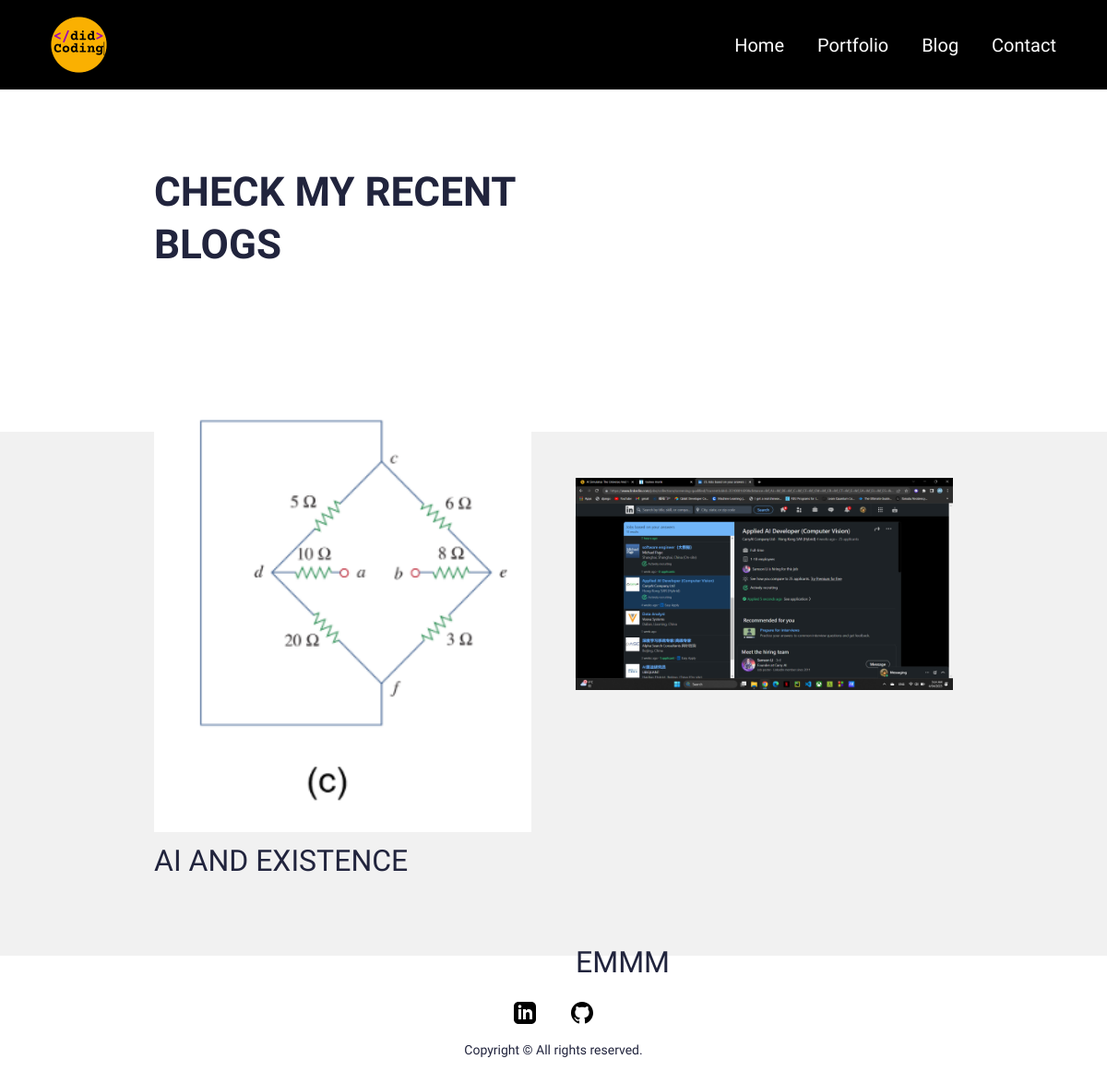
Screenshot of /blog/ with the database file from the repository.
### main/models.py (models this page shows, shortened)
class Blog(models.Model):
    class Meta:
        verbose_name_plural = 'Blog Profiles'
        verbose_name = 'Blog'
        ordering = ["timestamp"]
    timestamp = models.DateTimeField(auto_now_add=True)
    author = models.CharField(max_length=200, blank=True, null=True)
    name = models.CharField(max_length=200, blank=True, null=True)
    description = models.CharField(max_length=500, blank=True, null=True)
    body = RichTextField(blank=True, null=True)
    slug = models.SlugField(null=True, blank=True)
    image = models.ImageField(blank=True, null=True, upload_to="blog")
    is_active = models.BooleanField(default=True)

### main/views.py (the view)
# urls.py: path('blog/', views.blog, name="blog"),
def blog(request):
	blogs = Blog.objects.all()
	context = {
		'blogs':blogs,
		'title': "Blog"
	}
	return render(request, 'blog.html', context)

### main/templates/blog.html (shortened to what this page needs)
{% extends 'base.html' %}
{% load static %}
{% block content %}
<section>
  <div class="innerPageBannerCol">
    <div class="container">
      <div class="row g-4 g-md-3  align-items-center">
        <div class="col-md-6">
          <div class="bannerContent">
            <h1 class="xlTitle pb-md-3">CHECK MY RECENT BLOGS</h1>
          </div>
        </div>
      </div>
    </div>
  </div>
</section>
<section>
  <div class="lightBg">
    <div class="container">
      <div class="portfolioContentMain">
        <div class="row g-3 g-md-4 g-lg-5 portfolioRow">
          {% for blog in blogs %}
          <div class="col-md-6 pColMain">
            <div class="pCol">
              <a href="{% url 'blog_detail' blog.id %}" >
              <img src="{{blog.image.url}}" alt="..." class="pImg">
              </a>
            </div>
            <br>
            <br>
            <h2>{{blog.name}}</h2>
          </div>
          {% endfor %}
        </div>
      </div>
    </div>
  </div>
</section>
{%endblock%}

### static/css/style.css (style rules this page uses)
:root { --primaryColor: #9C07B6; --primaryDarkColor: #3D0048; --primaryHoverColor: #900AA8; --secondaryColor: #F9B000; --baseColor: #21243D; --baseFont: 'Heebo', sans-serif; --titleFont: 'Courier Prime', monospace; --regular: 400; --medium: 500; --bold: 700; --black: 900; --lightBg: #F1F1F1; }
html { scroll-behavior: smooth; }
body { font-family: var(--baseFont); color: var(--baseColor); line-height: normal; }
img { max-width: 100%; }
a { color: inherit; }
a, .btn { -webkit-transition: all 300ms ease-in-out 0s; -o-transition: all 300ms ease-in-out 0s; transition: all 300ms ease-in-out 0s; text-decoration: none; }
.lightBg { background-color: var(--lightBg); }
.xlTitle { font-size: 44px; line-height: 1.3; font-weight: var(--bold); font-family: var(--titleFont) }
.innerPageBannerCol { padding: 180px 0 150px; }
.portfolioContentMain { position: relative; z-index: 1; padding: 50px 0 ; }
.pCol { height: 100%; }
.pImg { width: 100%; }
.portfolioRow .pColMain:nth-child(2n-1) .pCol { margin-top: -110px; }
@media (min-width:992px) { .container, .container-lg, .container-md, .container-sm, .container-xl, .container-xxl { max-width: 890px; } }

### rows the page displays
Blog: image (picture), name "AI AND EXISTENCE"
Blog: image (picture), name "EMMM"
